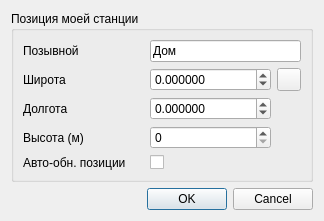
<?xml version="1.0" encoding="UTF-8"?>
<ui version="4.0">
 <class>MyPositionDialog</class>
 <widget class="QDialog" name="MyPositionDialog">
  <property name="geometry">
   <rect>
    <x>0</x>
    <y>0</y>
    <width>324</width>
    <height>219</height>
   </rect>
  </property>
  <property name="font">
   <font>
    <family>Liberation Sans</family>
    <pointsize>9</pointsize>
   </font>
  </property>
  <property name="windowTitle">
   <string>Моя позиция</string>
  </property>
  <layout class="QGridLayout" name="gridLayout">
   <item row="1" column="0">
    <widget class="QDialogButtonBox" name="buttonBox">
     <property name="orientation">
      <enum>Qt::Horizontal</enum>
     </property>
     <property name="standardButtons">
      <set>QDialogButtonBox::Cancel|QDialogButtonBox::Ok</set>
     </property>
    </widget>
   </item>
   <item row="0" column="0">
    <widget class="QGroupBox" name="groupBox">
     <property name="title">
      <string>Позиция моей станции</string>
     </property>
     <layout class="QGridLayout" name="gridLayout_2">
      <item row="1" column="1">
       <widget class="QDoubleSpinBox" name="latitudeSpinBox">
        <property name="toolTip">
         <string>Широта в град. десятичн.</string>
        </property>
        <property name="decimals">
         <number>6</number>
        </property>
        <property name="minimum">
         <double>-90.000000000000000</double>
        </property>
        <property name="maximum">
         <double>90.000000000000000</double>
        </property>
       </widget>
      </item>
      <item row="1" column="0">
       <widget class="QLabel" name="latitudeLabel">
        <property name="text">
         <string>Широта</string>
        </property>
       </widget>
      </item>
      <item row="0" column="1" colspan="2">
       <widget class="QLineEdit" name="name">
        <property name="toolTip">
         <string>Введите позывной станции</string>
        </property>
        <property name="text">
         <string>Дом</string>
        </property>
       </widget>
      </item>
      <item row="3" column="0">
       <widget class="QLabel" name="altitudeLabel">
        <property name="text">
         <string>Высота (м)</string>
        </property>
       </widget>
      </item>
      <item row="2" column="0">
       <widget class="QLabel" name="longitudeLabel">
        <property name="text">
         <string>Долгота</string>
        </property>
       </widget>
      </item>
      <item row="0" column="0">
       <widget class="QLabel" name="nameLabel">
        <property name="text">
         <string>Позывной</string>
        </property>
       </widget>
      </item>
      <item row="4" column="1">
       <widget class="QCheckBox" name="autoUpdatePosition">
        <property name="toolTip">
         <string>Авто-обновление поз. через GPS</string>
        </property>
        <property name="text">
         <string/>
        </property>
       </widget>
      </item>
      <item row="2" column="1">
       <widget class="QDoubleSpinBox" name="longitudeSpinBox">
        <property name="toolTip">
         <string>Долгота в град. десятичн.</string>
        </property>
        <property name="decimals">
         <number>6</number>
        </property>
        <property name="minimum">
         <double>-180.000000000000000</double>
        </property>
        <property name="maximum">
         <double>180.000000000000000</double>
        </property>
       </widget>
      </item>
      <item row="4" column="0">
       <widget class="QLabel" name="autoUpdatePositionLabel">
        <property name="text">
         <string>Авто-обн. позиции</string>
        </property>
       </widget>
      </item>
      <item row="1" column="2">
       <widget class="QToolButton" name="gps">
        <property name="toolTip">
         <string>Задать позицию через GPS</string>
        </property>
        <property name="text">
         <string/>
        </property>
        <property name="icon">
         <iconset resource="../resources/res.qrc">
          <normaloff>:/gps.png</normaloff>:/gps.png</iconset>
        </property>
       </widget>
      </item>
      <item row="3" column="1">
       <widget class="QSpinBox" name="altitudeSpinBox">
        <property name="toolTip">
         <string>Высота в метрах</string>
        </property>
        <property name="maximum">
         <number>50000</number>
        </property>
       </widget>
      </item>
     </layout>
    </widget>
   </item>
  </layout>
 </widget>
 <tabstops>
  <tabstop>name</tabstop>
  <tabstop>latitudeSpinBox</tabstop>
  <tabstop>longitudeSpinBox</tabstop>
  <tabstop>altitudeSpinBox</tabstop>
 </tabstops>
 <resources>
  <include location="../resources/res.qrc"/>
 </resources>
 <connections>
  <connection>
   <sender>buttonBox</sender>
   <signal>accepted()</signal>
   <receiver>MyPositionDialog</receiver>
   <slot>accept()</slot>
   <hints>
    <hint type="sourcelabel">
     <x>257</x>
     <y>194</y>
    </hint>
    <hint type="destinationlabel">
     <x>157</x>
     <y>203</y>
    </hint>
   </hints>
  </connection>
  <connection>
   <sender>buttonBox</sender>
   <signal>rejected()</signal>
   <receiver>MyPositionDialog</receiver>
   <slot>reject()</slot>
   <hints>
    <hint type="sourcelabel">
     <x>314</x>
     <y>194</y>
    </hint>
    <hint type="destinationlabel">
     <x>286</x>
     <y>203</y>
    </hint>
   </hints>
  </connection>
 </connections>
</ui>
